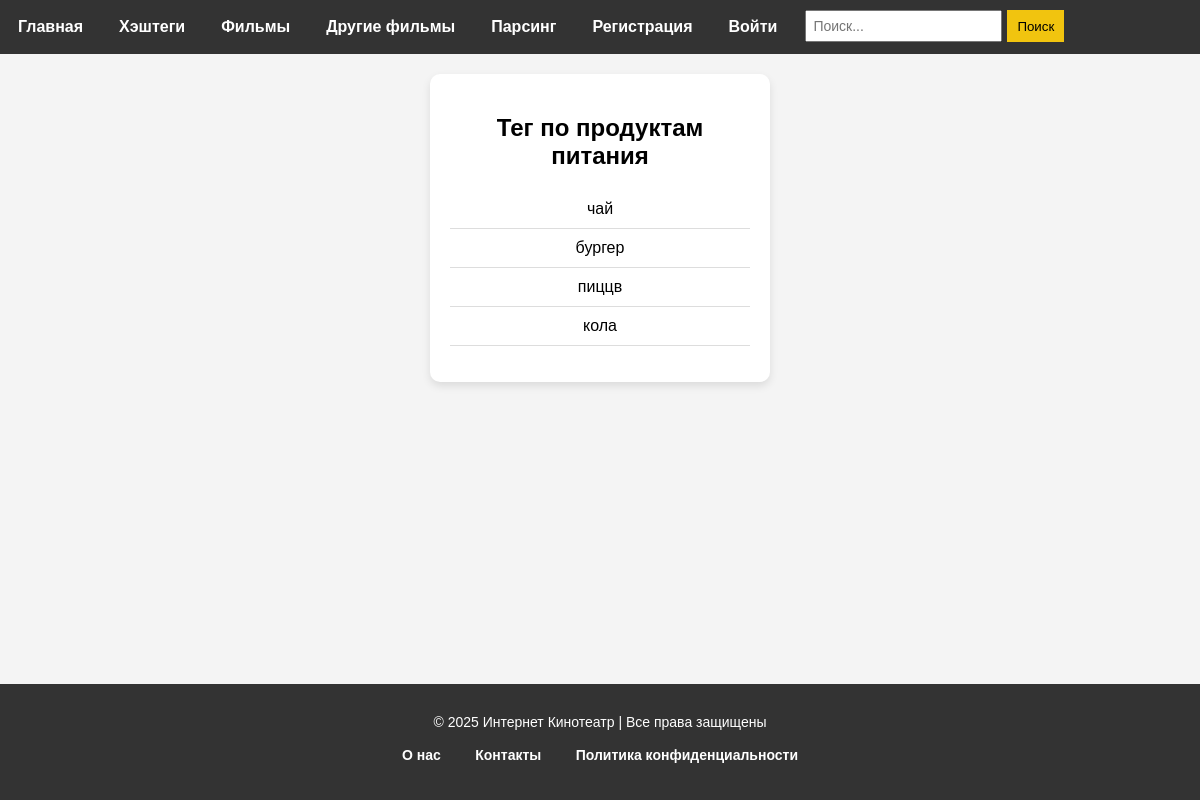
/tags/meal/, run on the app's committed database.
### tags/models.py (models this page shows, shortened)
class Product(models.Model):
    product_name = models.CharField(max_length=100,verbose_name='Укажите продукт')
    tags = models.ManyToManyField(Tag)

### tags/views.py (the view)
# urls.py: path('meal/', views.meal_view, name='meal_view')
def meal_view(request):
    meal = models.Product.objects.all().order_by('-id').filter(tags__name='Еда')
    context = {
        'meal': meal,
    }
    return render(request, 'tags/meals.html', context)

### templates/tags/meals.html (shortened to what this page needs)
 {% load static %}
<!DOCTYPE html>
<html lang="ru">
<head>
    <link rel="stylesheet" href=" {% static 'css/header_and_footer/menu.css'%}">
    <link rel="stylesheet" href=" {% static 'css/film_and_film_detail/cards.css'%}">
    <link rel="stylesheet" href=" {% static 'css/header_and_footer/footer.css'%}">
    <link rel="stylesheet" href=" {% static 'css/tags/all_products.css'%}">
</head>
<body>
{% include 'components/header.html' %}
<section class="cards">
<div class="card">
        <h2>Тег по продуктам питания</h2>
        <ul class="product-list">
             {%for i in meal %}
            <li>{{i.product_name}}</li>
            {% endfor %}
        </ul>
    </div>
</section>
{% include 'components/footer.html' %}
</body>
</html>

### static/css/header_and_footer/menu.css (style rules this page uses)
body { font-family: Arial, sans-serif; margin: 0; padding: 0; background-color: #f4f4f4; }

### static/css/film_and_film_detail/cards.css (style rules this page uses)
.cards { display: flex; flex-wrap: wrap; gap: 20px; justify-content: space-around; padding: 20px; }
.card { background-color: #fff; border-radius: 8px; box-shadow: 0 4px 8px rgba(0, 0, 0, 0.1); width: 200px; text-align: center; padding: 10px; transition: transform 0.3s; }

### static/css/header_and_footer/footer.css (style rules this page uses)
html, body { height: 100%; margin: 0; padding: 0; }
body { display: flex; flex-direction: column; }

### static/css/tags/all_products.css (style rules this page uses)
.card { background-color: #fff; width: 300px; padding: 20px; border-radius: 10px; box-shadow: 0 4px 8px rgba(0, 0, 0, 0.1); text-align: center; }
.card h2 { margin-bottom: 20px; font-size: 24px; }
.product-list { list-style-type: none; padding: 0; }
.product-list li { padding: 10px 0; border-bottom: 1px solid #ddd; }

### data on the page
Product: product_name "чай"
Product: product_name "бургер"
Product: product_name "пиццв"
Product: product_name "кола"
